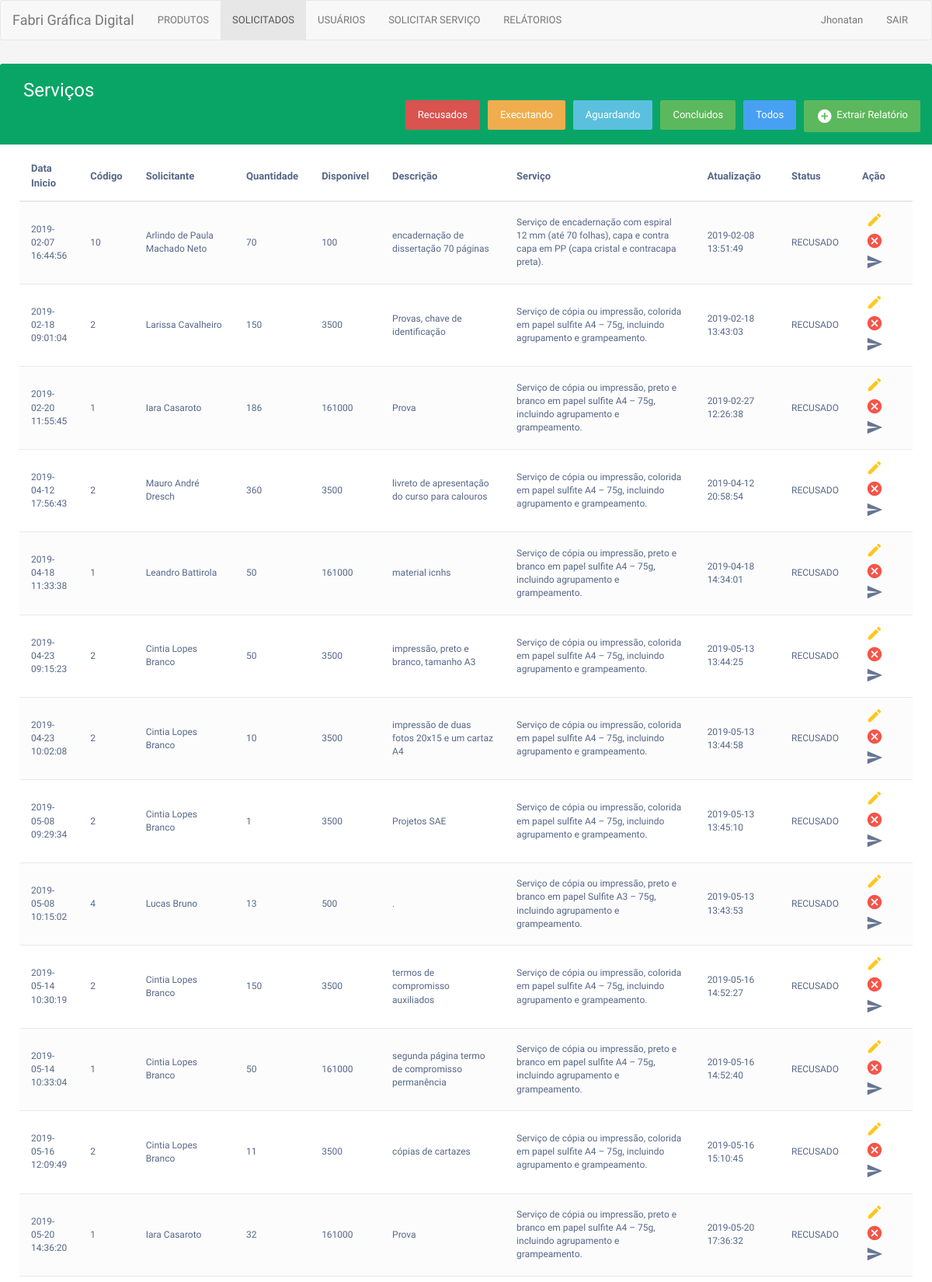
The page /interno/impressao/recusados.php (signed in, upper part) on the database its author committed.
### tables this page shows
CREATE TABLE `impressao` (
  `id` int(11) NOT NULL,
  `data_inicio` datetime DEFAULT CURRENT_TIMESTAMP,
  `descricao` varchar(250) NOT NULL,
  `quantidade` int(10) NOT NULL,
  `id_produto` int(11) NOT NULL,
  `status` int(11) NOT NULL,
  `data` timestamp NULL DEFAULT CURRENT_TIMESTAMP,
  `id_professor` int(11) NOT NULL,
  `unidade` int(11) DEFAULT NULL
);

CREATE TABLE `produtos` (
  `id` int(11) NOT NULL,
  `codigo` int(11) NOT NULL,
  `descricao_prod` varchar(500) NOT NULL,
  `quantidade` int(11) NOT NULL,
  `valor_unidade` decimal(10,2) NOT NULL,
  `status` int(1) DEFAULT NULL
);

CREATE TABLE `usuarios` (
  `id` int(11) NOT NULL,
  `matricula` int(11) NOT NULL,
  `nome` varchar(220) NOT NULL,
  `login` varchar(220) NOT NULL,
  `senha` varchar(64) NOT NULL,
  `nivel` int(11) NOT NULL,
  `unidade` int(11) NOT NULL,
  `status` int(11) NOT NULL
);

### interno/impressao/recusados.php (the view, shortened to what this page needs)
<?php
include_once("../conexao_bd.php");
 $VarNome  = $_SESSION['s_nome'];
$mes = date ("m");
 $ano = date ("Y");
?>
<!DOCTYPE html>
<html lang="en">
<head>
<link rel="stylesheet" href="https://maxcdn.bootstrapcdn.com/font-awesome/4.7.0/css/font-awesome.min.css">
<link rel="stylesheet" href="https://maxcdn.bootstrapcdn.com/bootstrap/3.3.7/css/bootstrap.min.css">
</head>
<body>
      <nav class="navbar navbar-default">
        <div class="container-fluid">
          <div class="navbar-header">
            <a class="navbar-brand" href="#">Fabri Gráfica Digital</a>
          </div>
          <div id="navbar" class="navbar-collapse collapse">
            <ul class="nav navbar-nav">
              <li><a href="inicio.php">PRODUTOS</a></li>
              <li  class="active"><a href="solicitados.php">SOLICITADOS</a></li>
              <li><a href="usuarios.php">USUÁRIOS</a></li>
              <li><a href="solicitar-servicos.php">SOLICITAR SERVIÇO</a></li>
              <li><a href="pesquisa.php">RELÁTORIOS</a></li>
            </ul>
            <ul class="nav navbar-nav navbar-right">
              <li><a href="#"><?php echo "$VarNome"; ?></a></li>
              <li><a href="../administrador/logout.php">SAIR</a></li>
            </ul>
          </div>
        </div>
      </nav>
        <div class="table-wrapper">
            <div class="table-title">
                <div class="row">
                    <div class="col-sm-6">
            <h2>Serviços</b></h2>
          </div>
          <div class="col-sm-6">
         <div class="row ">
<div class="rounded-btn">
    <a href="relatorio_recusados.php"><button class="btn btn-lg btn-success" target="_blank" ><i class="material-icons">&#xE147;</i>Extrair Relatório</button></a>
    <a href="solicitados.php"><button class="btn btn-lg " style="background-color: #48a0f2;">Todos</button></a>
    <a href="concluidos.php"><button class="btn btn-lg btn-success">Concluidos</button></a>
    <a href="aguardando.php"> <button class="btn btn-lg btn-info">Aguardando</button></a>
    <a href="executando.php"><button class="btn btn-lg btn-warning">Executando</button></a>
    <a href="recusados.php"><button class="btn btn-lg btn-danger">Recusados</button></a>
          </div>
</div>
                </div>
                </div>
            </div>
            <table class="table table-striped table-hover" id="product_data">
                <thead>
                    <tr>
                        <th>Data Inicio</th>
                        <th>Código</th>
                        <th>Solicitante</th>
                        <th>Quantidade</th>
                        <th>Disponivel</th>
                        <th>Descrição</th>
                        <th>Serviço</th>
                        <th>Atualização</th>
                        <th>Status</th>
                        <th>Ação</th>
                    </tr>
                </thead>
                <tbody>
                   <?php
    $result_impres= "SELECT impressao.id,impressao.descricao,
impressao.quantidade,impressao.status,
produtos.quantidade-
(select coalesce(sum(impressao2.quantidade),0) from impressao impressao2
    where (impressao2.status=1 or
impressao2.status=3 or impressao2.status=4) and extract(month FROM impressao2.data)='$mes'
and extract(year FROM impressao2.data)='$ano' and impressao2.id_produto=impressao.id_produto)
as disponivel,
impressao.id_produto,impressao.data_inicio,produtos.descricao_prod, produtos.codigo,
case when impressao.status=0 then 'AGUARDANDO'
when impressao.status=1 then 'CONFIRMADO'
when impressao.status=2 then 'RECUSADO'
when impressao.status=3 then 'EXECUTANDO'
when impressao.status=4 then 'CONCLUÍDO'
when impressao.status=5 then 'EXCLUÍDO' end as Status,
impressao.data, impressao.id_professor, usuarios.nome as Solicitante, usuarios2.nome as Executor FROM impressao
left join produtos on (produtos.id=impressao.id_produto)
left join usuarios on (impressao.id_professor = usuarios.id)
left join usuarios usuarios2 on (impressao.status = usuarios2.id)
WHERE impressao.status=2 AND NOT produtos.status=1"
;
    $resultado_impres = mysqli_query($conn, $result_impres);
    ?>
    <?php while($rows_impres = mysqli_fetch_assoc($resultado_impres)){
    ?>
            <tr style="font-size: 12px">
            <td><?php echo $rows_impres['data_inicio']; ?></td>
            <td><?php echo $rows_impres['codigo']; ?></td>
            <td><?php echo $rows_impres['Solicitante']; ?></td>
            <td><?php echo $rows_impres['quantidade']; ?></td>
            <td><?php echo $rows_impres['disponivel']; ?></td>
            <td><?php echo $rows_impres['descricao']; ?></td>
            <td><?php echo $rows_impres['descricao_prod']; ?></td>
                <td><?php echo $rows_impres['data']; ?></td>
                <td><?php echo $rows_impres['Status']; ?></td>
<td>
<a href="#" class="edit"><i type="button" class="material-icons" data-toggle="modal" title="Edit" data-target="#exampleModal"
data-whatever="<?php echo $rows_impres['id']; ?>"
data-whatevernome="<?php echo $rows_impres['Solicitante']; ?>"
data-whatevercodigo="<?php echo $rows_impres['codigo']; ?>"
data-whateverquantidade="<?php echo $rows_impres['quantidade'];?>"
data-whateverdescricao="<?php echo $rows_impres['descricao']; ?>"
data-whateverdescricao_prod="<?php echo $rows_impres['descricao_prod']; ?>"
> &#xE254;</i></a>
<a href="#" class="delete"><i type="button" class="material-icons" data-toggle="modal" title="Delete"
data-target="#deleteEmployeeModal"
data-whatever="<?php echo $rows_impres['id']; ?>"
data-whatevernome="<?php echo $rows_impres['Solicitante']; ?>"
data-whatevercodigo="<?php echo $rows_impres['codigo']; ?>"
data-whateverquantidade="<?php echo $rows_impres['quantidade'];?>"
data-whateverdescricao="<?php echo $rows_impres['descricao']; ?>"
data-whateverdescricao_prod="<?php echo $rows_impres['descricao_prod']; ?>"
>&#xE5C9;</i></a>
<a href="#" class="send"><i class="material-icons" type="button" class="material-icons" data-toggle="modal" title="confirmar"
data-target="#confirmar"
data-whatever="<?php echo $rows_impres['id']; ?>"
data-whatevernome="<?php echo $rows_impres['Solicitante']; ?>"
data-whatevercodigo="<?php echo $rows_impres['codigo']; ?>"
data-whateverquantidade="<?php echo $rows_impres['quantidade'];?>"
data-whateverdescricao="<?php echo $rows_impres['descricao']; ?>"
data-whateverdescricao_prod="<?php echo $rows_impres['descricao_prod']; ?>"
data-whateverdisponivel="<?php echo $rows_impres['disponivel']; ?>"
>
</i></a>
                        </td>
                         </tr>
                  <?php }?>
                </tbody>
            </table>
        </div>
</body>
</html>

### interno/impressao/recusados.php (style rules this page uses)
.col-sm-6 { width: 100%; }
body { color: #566787; background: #f5f5f5; font-family: 'Varela Round', sans-serif; font-size: 13px; }
.table-wrapper { background: #fff; padding: 20px 25px; margin: 30px 0; border-radius: 3px; box-shadow: 0 1px 1px rgba(0,0,0,.05); }
.table-title { padding-bottom: 15px; background: #09a567; color: #fff; padding: 16px 30px; margin: -20px -25px 10px; border-radius: 3px 3px 0 0; }
.table-title h2 { margin: 5px 0 0; font-size: 24px; }
.table-title .btn { color: #fff; float: right; font-size: 13px; border: none; min-width: 50px; border-radius: 2px; border: none; outline: none !important; margin-left: 10px; }
.table-title .btn i { float: left; font-size: 21px; margin-right: 5px; }
table.table tr th, table.table tr td { border-color: #e9e9e9; padding: 12px 15px; vertical-align: middle; }
table.table tr th:first-child { width: 10px; }
table.table tr th:last-child { width: 80px; }
table.table-striped tbody tr:nth-of-type(odd) { background-color: #fcfcfc; }
table.table td:last-child i { opacity: 0.9; font-size: 22px; margin: 0 5px; }
table.table td a { font-weight: bold; color: #566787; display: inline-block; text-decoration: none; outline: none !important; }
table.table td a.edit { color: #FFC107; }
table.table td a.delete { color: #F44336; }
table.table td i { font-size: 19px; }

### rows shown on the page
impressao: data_inicio "2019-02-07 16:44:56", id_produto.codigo "10", id_professor.nome "Arlindo de Paula Machado Neto", quantidade "70", disponivel "100", descricao "encadernação de dissertação 70 páginas", id_produto.descricao_prod "Serviço de encadernação com espiral 12 mm (até 70 folhas), capa e contra capa em PP (capa cristal e contracapa preta).", data "2019-02-08 13:51:49", Status "RECUSADO"
impressao: data_inicio "2019-02-18 09:01:04", id_produto.codigo "2", id_professor.nome "Larissa Cavalheiro", quantidade "150", disponivel "3500", descricao "Provas, chave de identificação", id_produto.descricao_prod "Serviço de cópia ou impressão, colorida em papel sulfite A4 – 75g, incluindo agrupamento e grampeamento.", data "2019-02-18 13:43:03", Status "RECUSADO"
impressao: data_inicio "2019-02-20 11:55:45", id_produto.codigo "1", id_professor.nome "Iara Casaroto", quantidade "186", disponivel "161000", descricao "Prova", id_produto.descricao_prod "Serviço de cópia ou impressão, preto e branco em papel sulfite A4 – 75g, incluindo agrupamento e grampeamento.", data "2019-02-27 12:26:38", Status "RECUSADO"
impressao: data_inicio "2019-04-12 17:56:43", id_produto.codigo "2", id_professor.nome "Mauro André Dresch", quantidade "360", disponivel "3500", descricao "livreto de apresentação do curso para calouros", id_produto.descricao_prod "Serviço de cópia ou impressão, colorida em papel sulfite A4 – 75g, incluindo agrupamento e grampeamento.", data "2019-04-12 20:58:54", Status "RECUSADO"
impressao: data_inicio "2019-04-18 11:33:38", id_produto.codigo "1", id_professor.nome "Leandro Battirola", quantidade "50", disponivel "161000", descricao "material icnhs", id_produto.descricao_prod "Serviço de cópia ou impressão, preto e branco em papel sulfite A4 – 75g, incluindo agrupamento e grampeamento.", data "2019-04-18 14:34:01", Status "RECUSADO"
impressao: data_inicio "2019-04-23 09:15:23", id_produto.codigo "2", id_professor.nome "Cintia Lopes Branco", quantidade "50", disponivel "3500", descricao "impressão, preto e branco, tamanho A3", id_produto.descricao_prod "Serviço de cópia ou impressão, colorida em papel sulfite A4 – 75g, incluindo agrupamento e grampeamento.", data "2019-05-13 13:44:25", Status "RECUSADO"
impressao: data_inicio "2019-04-23 10:02:08", id_produto.codigo "2", id_professor.nome "Cintia Lopes Branco", quantidade "10", disponivel "3500", descricao "impressão de duas fotos 20x15 e um cartaz A4", id_produto.descricao_prod "Serviço de cópia ou impressão, colorida em papel sulfite A4 – 75g, incluindo agrupamento e grampeamento.", data "2019-05-13 13:44:58", Status "RECUSADO"
impressao: data_inicio "2019-05-08 09:29:34", id_produto.codigo "2", id_professor.nome "Cintia Lopes Branco", quantidade "1", disponivel "3500", descricao "Projetos SAE", id_produto.descricao_prod "Serviço de cópia ou impressão, colorida em papel sulfite A4 – 75g, incluindo agrupamento e grampeamento.", data "2019-05-13 13:45:10", Status "RECUSADO"
impressao: data_inicio "2019-05-08 10:15:02", id_produto.codigo "4", id_professor.nome "Lucas Bruno", quantidade "13", disponivel "500", descricao ".", id_produto.descricao_prod "Serviço de cópia ou impressão, preto e branco em papel Sulfite A3 – 75g, incluindo agrupamento e grampeamento.", data "2019-05-13 13:43:53", Status "RECUSADO"
impressao: data_inicio "2019-05-14 10:30:19", id_produto.codigo "2", id_professor.nome "Cintia Lopes Branco", quantidade "150", disponivel "3500", descricao "termos de compromisso auxiliados", id_produto.descricao_prod "Serviço de cópia ou impressão, colorida em papel sulfite A4 – 75g, incluindo agrupamento e grampeamento.", data "2019-05-16 14:52:27", Status "RECUSADO"
impressao: data_inicio "2019-05-14 10:33:04", id_produto.codigo "1", id_professor.nome "Cintia Lopes Branco", quantidade "50", disponivel "161000", descricao "segunda página termo de compromisso permanência", id_produto.descricao_prod "Serviço de cópia ou impressão, preto e branco em papel sulfite A4 – 75g, incluindo agrupamento e grampeamento.", data "2019-05-16 14:52:40", Status "RECUSADO"
impressao: data_inicio "2019-05-16 12:09:49", id_produto.codigo "2", id_professor.nome "Cintia Lopes Branco", quantidade "11", disponivel "3500", descricao "cópias de cartazes", id_produto.descricao_prod "Serviço de cópia ou impressão, colorida em papel sulfite A4 – 75g, incluindo agrupamento e grampeamento.", data "2019-05-16 15:10:45", Status "RECUSADO"
impressao: data_inicio "2019-05-20 14:36:20", id_produto.codigo "1", id_professor.nome "Iara Casaroto", quantidade "32", disponivel "161000", descricao "Prova", id_produto.descricao_prod "Serviço de cópia ou impressão, preto e branco em papel sulfite A4 – 75g, incluindo agrupamento e grampeamento.", data "2019-05-20 17:36:32", Status "RECUSADO"

### other values the page prints
$VarNome "Jhonatan"
